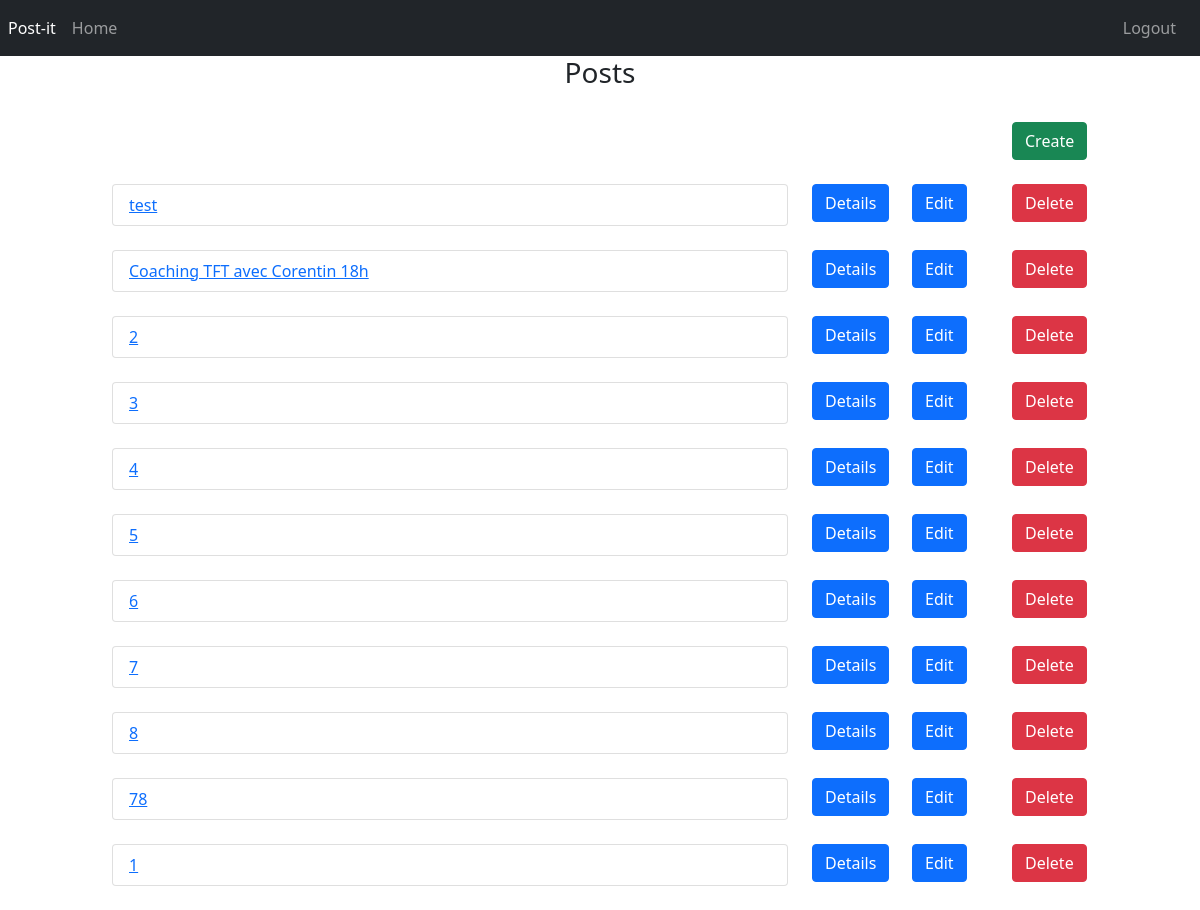
Page /home/ (signed in) on the earlier database version.
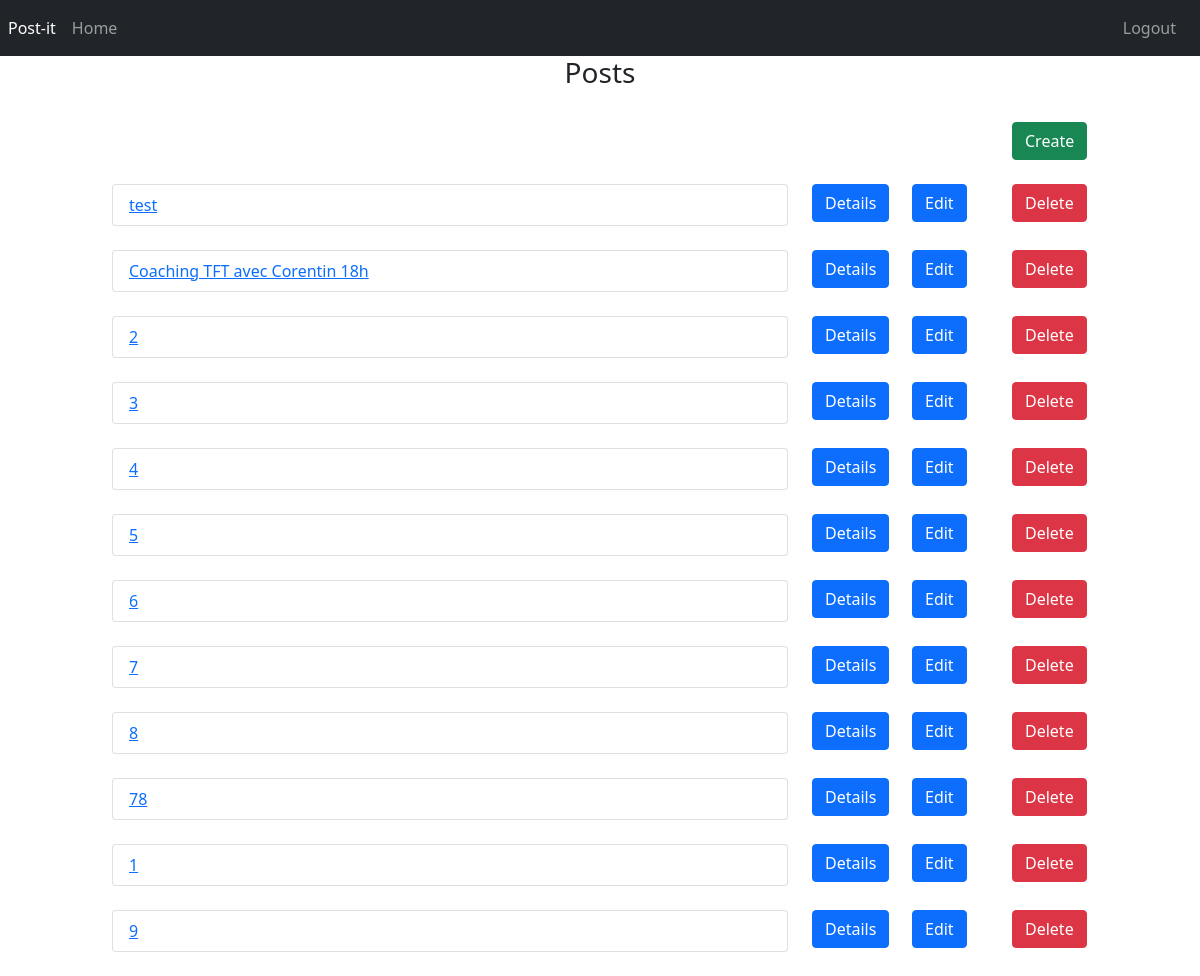
Same page on the later database version.
### app/models.py (models this page shows, shortened)
class Post(models.Model):
    title = models.CharField(max_length=120, help_text='Post title')
    message = models.TextField(help_text='Description')
    author = models.ForeignKey(Person, on_delete=models.CASCADE, default=1)

### app/views.py (the view)
# urls.py: path('home/', views.BoardView.as_view(), name='index'),
class BoardView(ListView):
    template_name = 'allposts.html'
    context_object_name = 'post_list'
    def get_queryset(self):
        user = self.request.user
        query = Person.objects.filter(user=user)
        return Post.objects.filter(author__in=query)

### templates/allposts.html (shortened to what this page needs)
{% extends 'base.html' %}
{% load static %}
{% block content %}
    <div class="container-fluid">
        <div class="row">
            <div class="col-md-1 col-xs-1 col-sm-1"></div>
            <div  class="col-md-10 col-xs-10 col-sm-10">
                <h3 class="round3" style="text-align:center;">Posts</h3>
            </div>
            <div class="col-md-1 col-xs-1 col-sm-1"></div>
        </div>
        <div class="row">
            <div class="col-md-10 col-xs-10 col-sm-10"></div>
            <div class="col-md-2 col-xs-1 col-sm-1">
                <br/>
                <a href="{% url 'create' %}">
                    <button type="button" class="btn btn-success">Create</button>
                </a>
            </div>
        </div>
        <br/>
        {% for post in post_list %}
            <div class="row">
                <div class="col-md-1 col-xs-1 col-sm-1"></div>
                <div class="col-md-7 col-xs-7 col-sm-7">
                    <ul class="list-group">
                        <li class="list-group-item ">
                            <a href="{% url 'detail' post.pk %}">{{ post.title }}</a>
                        </li>
                    </ul>
                    <br>
                </div>
                <div class="col-md-1 col-xs-1 col-sm-1">
                    <a href="{% url 'detail' post.pk %}">
                        <button type="button" class="btn btn-primary">Details</button>
                    </a>
                </div>
                <div class="col-md-1">
                    <a href="{% url 'edit' post.pk %}">
                        <button type="button" class="btn btn-primary" >Edit</button>
                    </a>
                </div>
                <div class="col-md-1">
                    <a href="{% url 'delete' post.pk %}">
                        <button type="button" class="btn btn-danger">Delete</button>
                    </a>
                </div>
                <div class="col-md-1 col-xs-1 col-sm-1"></div>
            </div>
        {% endfor %}
    </div>
{% endblock %}

Differences in the rows shown:
added Post: title "9"
